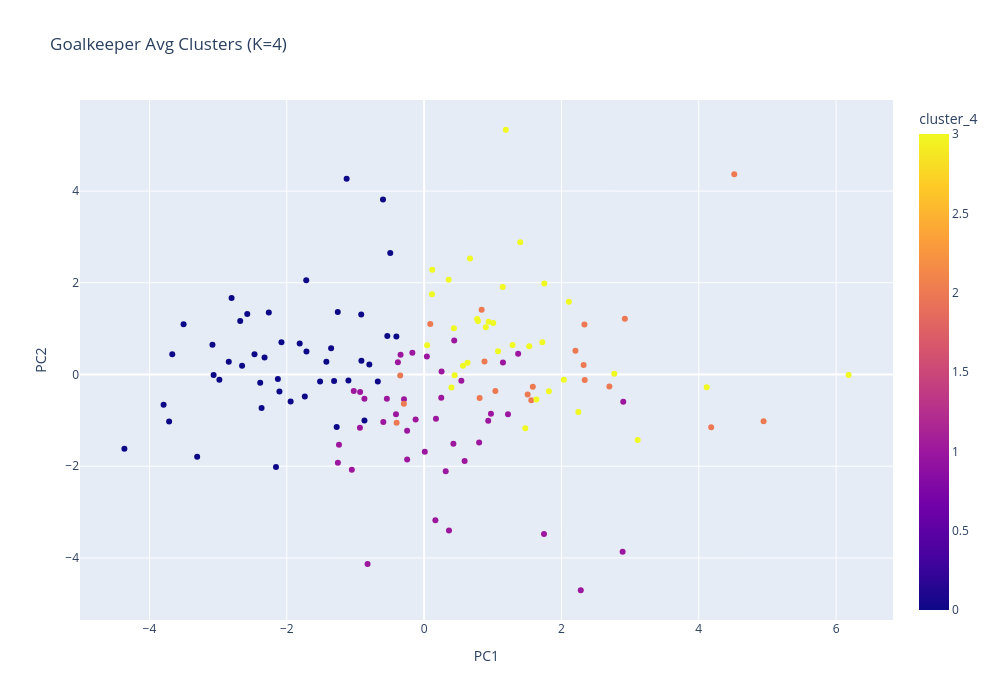

Notebook code for this chart:
### Code cell
pca = PCA(n_components=2)

X_avg_pca = pca.fit_transform(X_avg_scaled)

df_avg["PC1"] = X_avg_pca[:,0]
df_avg["PC2"] = X_avg_pca[:,1]

fig = px.scatter(
    df_avg,
    x="PC1",
    y="PC2",
    color="cluster_4",
    hover_name='player',         
    hover_data=['team',], 
    title="Goalkeeper Avg Clusters (K=4)",
    width=1000,
    height=700
)

fig.show()

### Figure 1 — Plotly figure (JSON) as saved in the notebook; plotly's stock layout.template omitted (floating-point values rounded to 4 significant figures; data arrays with more than 128 entries replaced by an {"elided": "..."} marker saying what was removed)
{"data": [{"customdata": {"elided": "138x1 str values"}, "hovertemplate": "<b>%{hovertext}</b><br><br>PC1=%{x}<br>PC2=%{y}<br>team=%{customdata[0]}<br>cluster_4=%{marker.color}<extra></extra>", "hovertext": {"elided": "138 str values"}, "legendgroup": "", "marker": {"color": {"elided": "138 int values"}, "coloraxis": "coloraxis", "symbol": "circle"}, "mode": "markers", "name": "", "orientation": "v", "showlegend": false, "type": "scatter", "x": {"elided": "138 float values"}, "xaxis": "x", "y": {"elided": "138 float values"}, "yaxis": "y"}], "layout": {"coloraxis": {"colorbar": {"title": {"text": "cluster_4"}}, "colorscale": [[0, "#0d0887"], [0.1111, "#46039f"], [0.2222, "#7201a8"], [0.3333, "#9c179e"], [0.4444, "#bd3786"], [0.5556, "#d8576b"], [0.6667, "#ed7953"], [0.7778, "#fb9f3a"], [0.8889, "#fdca26"], [1, "#f0f921"]]}, "height": 700, "legend": {"tracegroupgap": 0}, "title": {"text": "Goalkeeper Avg Clusters (K=4)"}, "width": 1000, "xaxis": {"anchor": "y", "domain": [0, 1], "title": {"text": "PC1"}}, "yaxis": {"anchor": "x", "domain": [0, 1], "title": {"text": "PC2"}}}}
